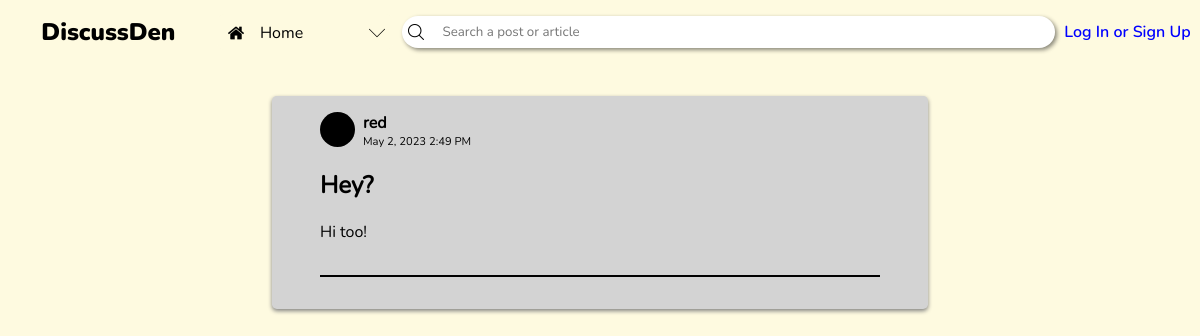
Page /home.php on the earlier database version.
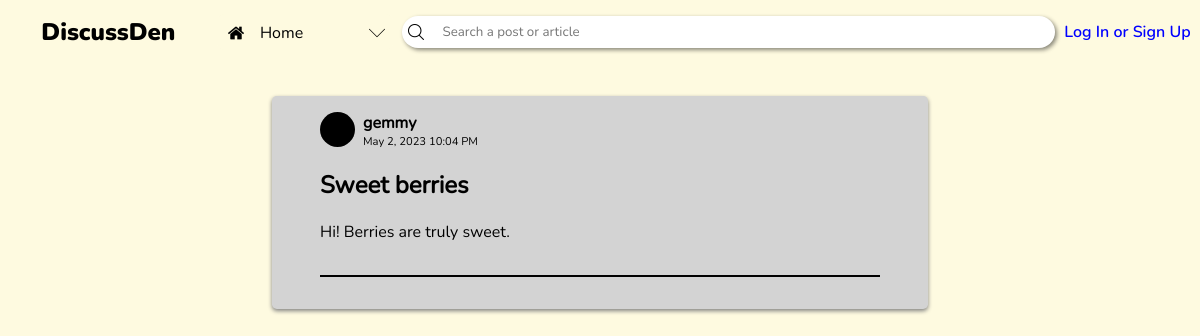
Same page on the later database version.
### tables this page shows
CREATE TABLE posts (id INTEGER PRIMARY KEY AUTOINCREMENT NOT NULL UNIQUE, user_id TEXT REFERENCES users (user_id) NOT NULL, title TEXT NOT NULL, content TEXT NOT NULL, date);

CREATE TABLE users (user_id INTEGER PRIMARY KEY AUTOINCREMENT, username TEXT UNIQUE NOT NULL, password TEXT NOT NULL, link TEXT NOT NULL);

### home.php (the view, shortened to what this page needs)
<!DOCTYPE html>
<html lang="en">
<head>
    <link rel="stylesheet" href="header.css">
    <link rel="stylesheet" href="post-boxes.css">
</head>
<body>
    <?php include "header.php" ?>
    <section class="post-section">
    <?php
        $db_file = __DIR__ . '\forum_database.db';
        $db = new PDO('sqlite:' . $db_file);
        $stmt = $db -> prepare('SELECT * FROM posts');
        $stmt -> execute();
        $posts = $stmt -> fetchAll(PDO::FETCH_ASSOC);
        foreach ($posts as $post) {
            $stmt = $db -> prepare('SELECT * FROM users WHERE user_id = :userID');
            $stmt -> bindParam(':userID', $post['user_id'], PDO::PARAM_INT);
            $stmt -> execute();
            $post_user = $stmt -> fetch(PDO::FETCH_ASSOC);
            echo    '<div class="post-container">
                        <div class="post-user">
                            <svg width=35 height=35>
                                <circle cx=17.5 cy=17.5 r=17.5 fill=black/>
                            </svg>
                            <h4 class="username">' . $post_user['username'] . '</h4>
                            <p>' . $post['date'] . '</p>
                        </div>
                        <div class="post-content">
                            <h2>' . $post['title'] . '</h2>
                            <p>' . $post['content'] . '</p>
                        </div><hr>';
            echo '
                    <form method="post" action="add_comment.php" class="comment-box">
                        <input type="hidden" name="post_id" value="' . $post['id'] . '">
                ';
            echo '</form></div>';
        }
    ?>
    </section>
</body>
</html>

### header.php (shortened to what this page needs)
<header>
    <h2>DiscussDen</h2>
    <div id="tab-box" tabindex=0>
        <?php
            if ($_SERVER['PHP_SELF'] == '/CCS222-Project/home.php') {
                echo '
                <div class="tab-option" first-option tabindex=-1>
                    <img src="img/home.png" alt="" class="icon">
                    <p>Home</p>
                </div>
                <div class="tab-option" onclick="window.location.href=\'communities.php\'" tabindex=-1>
                    <img src="img/add.png" alt="" class="icon">
                    <p>Communities</p>
                </div>
                <div class="tab-option" onclick="window.location.href=\'trending.php\'" tabindex=-1>
                    <img src="img/trend.png" alt="" class="icon">
                    <p>Trending</p>
                </div>
                <div class="tab-option" onclick="window.location.href=\'create-a-post.php\'" tabindex=-1>
                    <img src="img/new.png" alt="" class="icon">
                    <p>Create a post</p>
                </div>
                ';
            }
        ?>
        <img src="img/drop down.png" alt="" class="dropdown icon">
    </div>
    <form action="" method="get" id="searchbar">
        <img src="img/search.png" alt="" class="icon">
        <input name="search" type="search" placeholder="Search a post or article" autocomplete="off" tabindex=0>
    </form>
    <?php if(isset($_SESSION['username'])) {
        echo '
        <div id="user-btn" tabindex=0>
            <svg width=50 height=50>
                <circle cx=25 cy=25 r=25 fill=black />
            </svg>
            <p class="username">' . $_SESSION['username'] . '</p>
            <div class="tab-option" name="logout" tabindex=-1>
                <img src="img/add.png" alt="" class="icon">
                <p>Log out</p>
            </div>
        </div>
        ';
    } else {
        echo '<a href="login.php" tabindex=3>Log In or Sign Up</a>';
    } ?>
</header>

### header.css (style rules this page uses)
body { --dark-color-1: #283618; --dark-color-2: #606c38; --medium-color: #bc6c25; --light-color-1: #dda15e; --light-color-2: #fefae0; background-color: var(--light-color-2); margin: 0; overflow-y: overlay; }
header { height: 4rem; display: flex; justify-content: space-evenly; align-items: center; }
header h2, header p { user-select: none; }
header > h2 { font-family: nunito-black; margin: 0 2rem; }
.icon { width: 1rem; }
#tab-box { background-color: var(--light-color-2); align-self: flex-start; margin-top: 0.85rem; position: relative; display: flex; flex-direction: column; width: 11rem; border-radius: 0.5rem; max-height: 2.25rem; overflow: hidden; outline: solid 2px transparent; outline-offset: -2px; transition: 400ms cubic-bezier(0.445, 0.05, 0.55, 0.95); }
.tab-option { padding: 0.5em 0.7em; display: flex; align-items: center; }
.tab-option > img { object-fit: contain; }
.tab-option > p { margin: 0; margin-left: 1rem; font-family: nunito-reg; }
.dropdown.icon { position: absolute; right: 0.5rem; top: 0.7rem; align-self: center; }
#searchbar { display: flex; align-items: center; background-color: white; border-radius: 2rem; box-shadow: 2px 2px 4px #0007; padding: 0.4rem; width: 40rem; position: relative; isolation: isolate; }
#searchbar > input { background: none; border: none; outline: none; width: 100%; margin-left: 1rem; font-family: nunito-reg; color: black; }
a[href="login.php"] { font-family: nunito-semibold; color: blue; text-decoration: none; }

### post-boxes.css (style rules this page uses)
h4.username { margin: 0; margin-inline: 0.5rem; }
.post-section { width: calc(100% - 30rem); display: flex; flex-direction: column-reverse; margin-inline: auto; }
.post-container { background-color: lightgray; display: flex; flex-direction: column; margin: 2rem; padding: 1rem 3rem; border-radius: 0.3rem; box-shadow: 0 2px 4px 0 gray; font-family: nunito-reg; }
.post-container hr { border: none; width: 100%; height: 2px; background-color: black; margin-block: 1rem; }
.post-user { display: grid; grid-template-rows: auto auto; grid-template-columns: auto auto; width: fit-content; }
.post-user * { grid-column: 2; margin: 0; }
.post-user svg { grid-column: 1; grid-row: 1 / span 2; }
.post-user p { font-size: 0.7rem; margin-left: 0.5rem; }

Differences in the rows shown:
removed posts: user.username "red", date "May 2, 2023 2:49 PM", title "Hey?", content "Hi too!"
added posts: user.username "gemmy", date "May 2, 2023 10:04 PM", title "Sweet berries", content "Hi! Berries are truly sweet."
